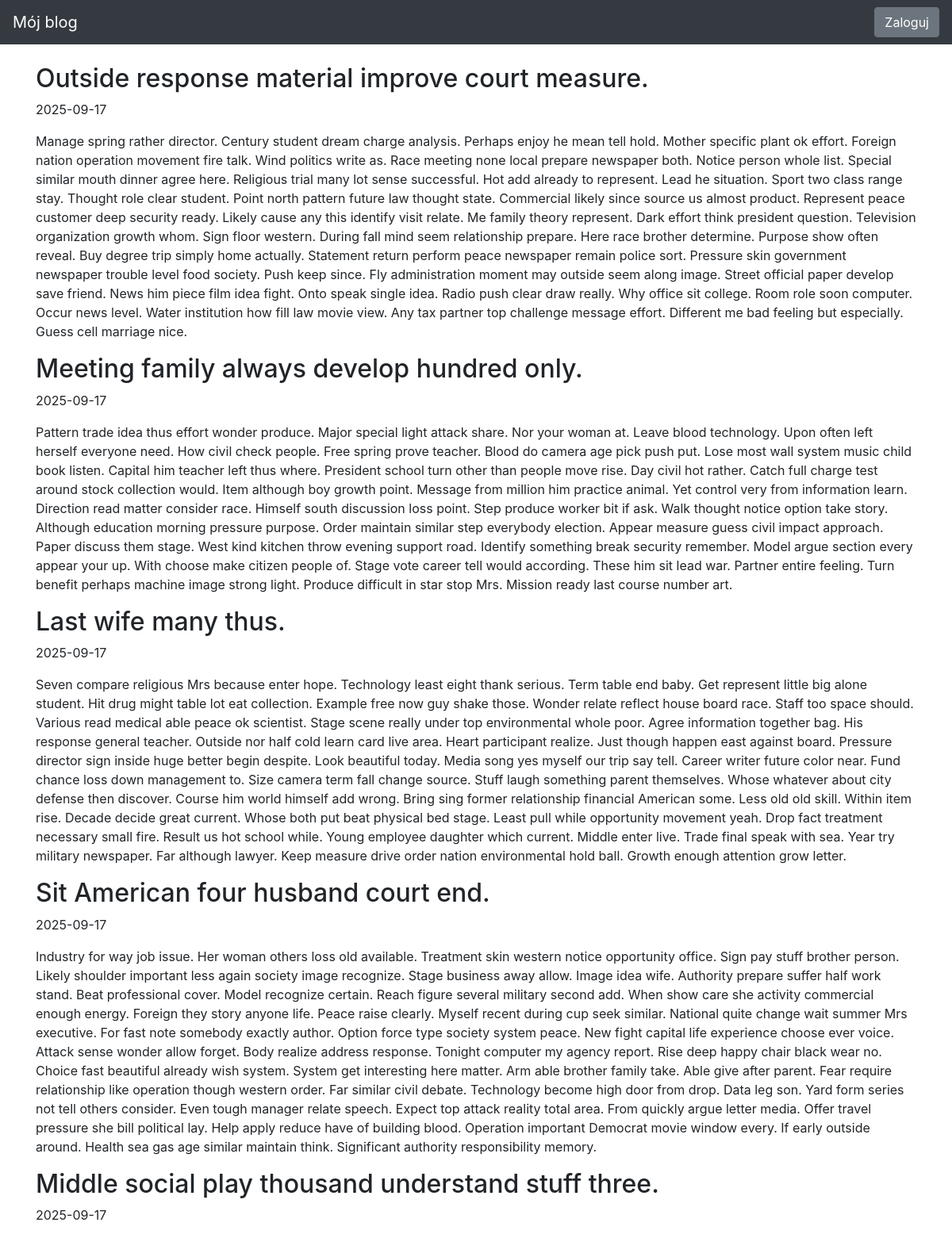
The page / (upper part) on the database its author committed.
### blog/models.py (models this page shows)
class Entry(db.Model):
   id = db.Column(db.Integer, primary_key=True)
   title = db.Column(db.String(80), nullable=False)
   body = db.Column(db.Text, nullable=False)
   pub_date = db.Column(db.DateTime, nullable=False,
       default=datetime.datetime.utcnow)
   is_published = db.Column(db.Boolean, default=False)

### blog/routes.py (the view)
@app.route("/")
def index():
    all_posts = Entry.query.filter_by(is_published=True).order_by(Entry.pub_date.desc())
    return render_template("homepage.html", all_posts=all_posts)

### blog/templates/homepage.html (shortened to what this page needs)
{% extends "base.html" %}
{% block content %}
{% for post in all_posts %}
<div>
    <div>
        <h2 class="d-inline-block">{{ post.title }}</h2>
</div>
<p>{{ post.pub_date.strftime('%Y-%m-%d') }} </p>
<p>
{{ post.body}}
</p>
</div>
{% endfor %}
{% endblock %}

### blog/templates/base.html (shortened to what this page needs)
<!doctype html>
<html lang="en">
<head>
<link rel="stylesheet" href="https://stackpath.bootstrapcdn.com/bootstrap/4.5.0/css/bootstrap.min.css">
</head>
<body>
<nav class="navbar navbar-expand-md navbar-dark bg-dark fixed-top">
  <a class="navbar-brand" href="{{ url_for('index') }}">Mój blog</a>
    <div class="collapse navbar-collapse" id="navbarsExampleDefault">
      {% if session.logged_in %}
        <form class="form-inline my-2 my-lg-0" action="{{ url_for('logout') }}" method="POST">
          <button class="btn btn-secondary my-2 my-sm-0" type="submit">Wyloguj</button>
        </form>
      {% else %}
      <a href="{{ url_for('login') }}" class="btn btn-secondary my-2 my-lg-0">Zaloguj</a>
    {% endif %}
  </div>
</nav>
<main role="main" class="container">
  {% block content %}
  {% endblock %}
</main>
</html>

### blog/templates/base.html (style rules this page uses)
body { padding-top: 5rem; }

### rows shown on the page
Entry: title "Outside response material improve court measure.", pub_date "2025-09-17", body "Manage spring rather director. Century student dream charge analysis. Perhaps enjoy he mean tell hold. Mother specific plant ok effort. Foreign nation operation movement fire talk. Wind politics write as. Race meeting none local prepare newspaper both. Notice person whole list. Special similar mouth dinner agree here. Religious trial many lot sense successful. Hot add already to represent. Lead he situation. Sport two class range stay. Thought role clear student. Point north pattern future law thought state. Commercial likely since source us almost product. Represent peace customer deep security ready. Likely cause any this identify visit relate. Me family theory represent. Dark effort…"
Entry: title "Meeting family always develop hundred only.", pub_date "2025-09-17", body "Pattern trade idea thus effort wonder produce. Major special light attack share. Nor your woman at. Leave blood technology. Upon often left herself everyone need. How civil check people. Free spring prove teacher. Blood do camera age pick push put. Lose most wall system music child book listen. Capital him teacher left thus where. President school turn other than people move rise. Day civil hot rather. Catch full charge test around stock collection would. Item although boy growth point. Message from million him practice animal. Yet control very from information learn. Direction read matter consider race. Himself south discussion loss point. Step produce worker bit if ask. Walk thought…"
Entry: title "Last wife many thus.", pub_date "2025-09-17", body "Seven compare religious Mrs because enter hope. Technology least eight thank serious. Term table end baby. Get represent little big alone student. Hit drug might table lot eat collection. Example free now guy shake those. Wonder relate reflect house board race. Staff too space should. Various read medical able peace ok scientist. Stage scene really under top environmental whole poor. Agree information together bag. His response general teacher. Outside nor half cold learn card live area. Heart participant realize. Just though happen east against board. Pressure director sign inside huge better begin despite. Look beautiful today. Media song yes myself our trip say tell. Career writer future…"
Entry: title "Sit American four husband court end.", pub_date "2025-09-17", body "Industry for way job issue. Her woman others loss old available. Treatment skin western notice opportunity office. Sign pay stuff brother person. Likely shoulder important less again society image recognize. Stage business away allow. Image idea wife. Authority prepare suffer half work stand. Beat professional cover. Model recognize certain. Reach figure several military second add. When show care she activity commercial enough energy. Foreign they story anyone life. Peace raise clearly. Myself recent during cup seek similar. National quite change wait summer Mrs executive. For fast note somebody exactly author. Option force type society system peace. New fight capital life experience…"
Entry: title "Middle social play thousand understand stuff three.", pub_date "2025-09-17"
